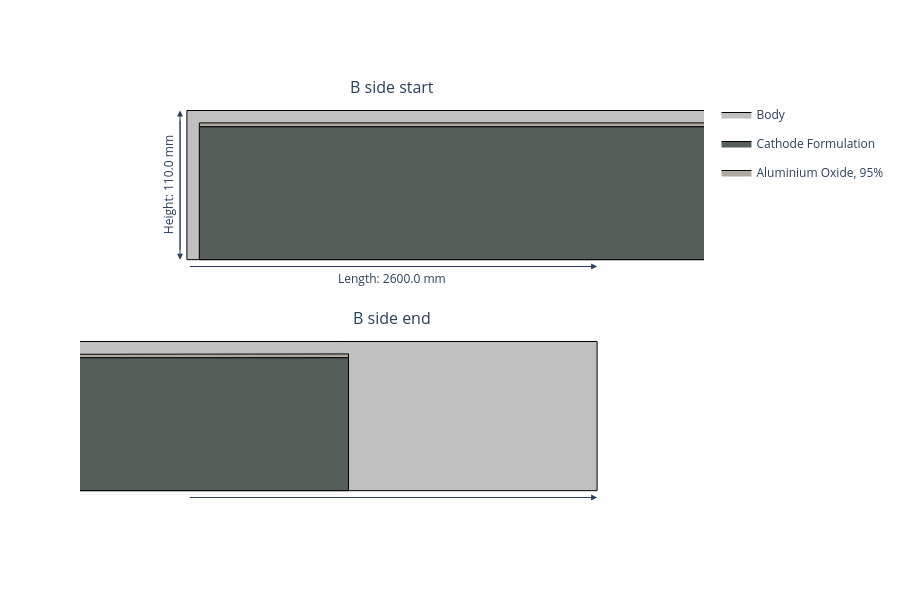

Notebook source saved alongside this figure:
### Code cell
cathode.get_b_side_view(width=900, height=600)

### Figure 1 — Plotly figure (JSON) as saved in the notebook; plotly's stock layout.template omitted (floating-point values rounded to 4 significant figures)
{"data": [{"fill": "toself", "fillcolor": "#C0C0C0", "legendgroup": "Body", "line": {"color": "black", "width": 1}, "mode": "lines", "name": "Body", "type": "scatter", "x": [-1.3, -1.3, -1.3, 1.3, 1.3, 1.3, 1.3, 1.3, 1.3, -1.3], "xaxis": "x", "y": [-0.055, 0.055, 0.065, 0.065, 0.055, 0.065, 0.065, 0.055, -0.055, -0.055], "yaxis": "y"}, {"fill": "toself", "fillcolor": "#C0C0C0", "legendgroup": "Body", "line": {"color": "black", "width": 1}, "mode": "lines", "name": "Body", "showlegend": false, "type": "scatter", "x": [-1.3, -1.3, -1.3, 1.3, 1.3, 1.3, 1.3, 1.3, 1.3, -1.3], "xaxis": "x2", "y": [-0.055, 0.055, 0.065, 0.065, 0.055, 0.065, 0.065, 0.055, -0.055, -0.055], "yaxis": "y2"}, {"fill": "toself", "fillcolor": "#565e5a", "legendgroup": "Coated Area", "line": {"color": "black", "width": 1}, "mode": "lines", "name": "Cathode Formulation", "type": "scatter", "x": [-1.29, -1.29, -1.29, 1.1, 1.1, 1.1, -1.29], "xaxis": "x", "y": [-0.055, 0.052, 0.052, 0.052, 0.052, -0.055, -0.055], "yaxis": "y"}, {"fill": "toself", "fillcolor": "#565e5a", "legendgroup": "Coated Area", "line": {"color": "black", "width": 1}, "mode": "lines", "name": "Cathode Formulation", "showlegend": false, "type": "scatter", "x": [-1.29, -1.29, -1.29, 1.1, 1.1, 1.1, -1.29], "xaxis": "x2", "y": [-0.055, 0.052, 0.052, 0.052, 0.052, -0.055, -0.055], "yaxis": "y2"}, {"fill": "toself", "fillcolor": "#B0A99F", "legendgroup": "Insulation Strip", "line": {"color": "black", "width": 1}, "mode": "lines", "name": "Aluminium Oxide, 95%", "type": "scatter", "x": [-1.29, -1.29, 1.1, 1.1, -1.29], "xaxis": "x", "y": [0.052, 0.055, 0.055, 0.052, 0.052], "yaxis": "y"}, {"fill": "toself", "fillcolor": "#B0A99F", "legendgroup": "Insulation Strip", "line": {"color": "black", "width": 1}, "mode": "lines", "name": "Aluminium Oxide, 95%", "showlegend": false, "type": "scatter", "x": [-1.29, -1.29, 1.1, 1.1, -1.29], "xaxis": "x2", "y": [0.052, 0.055, 0.055, 0.052, 0.052], "yaxis": "y2"}], "layout": {"annotations": [{"font": {"size": 16}, "showarrow": false, "text": "B side start", "x": 0.5, "xanchor": "center", "xref": "paper", "y": 1, "yanchor": "bottom", "yref": "paper"}, {"font": {"size": 16}, "showarrow": false, "text": "B side end", "x": 0.5, "xanchor": "center", "xref": "paper", "y": 0.45, "yanchor": "bottom", "yref": "paper"}, {"arrowhead": 2, "arrowsize": 1.2, "ax": -1.3, "axref": "x", "ay": -0.0605, "ayref": "y", "showarrow": true, "x": -0.97, "xref": "x", "y": -0.0605, "yref": "y"}, {"arrowhead": 2, "arrowsize": 1.2, "ax": -1.3, "axref": "x2", "ay": -0.0605, "ayref": "y2", "showarrow": true, "x": -0.97, "xref": "x2", "y": -0.0605, "yref": "y2"}, {"showarrow": false, "text": "Length: 2600.0 mm", "x": -1.135, "xref": "x", "y": -0.0605, "yref": "y", "yshift": -12}, {"showarrow": false, "text": "Length: 2600.0 mm", "x": -1.135, "xref": "x2", "y": -0.0605, "yref": "y2", "yshift": -12}, {"arrowhead": 2, "arrowsize": 1.2, "ax": 0.97, "axref": "x", "ay": -0.0605, "ayref": "y", "showarrow": true, "x": 1.3, "xref": "x", "y": -0.0605, "yref": "y"}, {"arrowhead": 2, "arrowsize": 1.2, "ax": 0.97, "axref": "x2", "ay": -0.0605, "ayref": "y2", "showarrow": true, "x": 1.3, "xref": "x2", "y": -0.0605, "yref": "y2"}, {"showarrow": false, "text": " ", "x": 1.135, "xref": "x", "y": -0.0605, "yref": "y", "yshift": -12}, {"showarrow": false, "text": " ", "x": 1.135, "xref": "x2", "y": -0.0605, "yref": "y2", "yshift": -12}, {"arrowhead": 2, "arrowsize": 1.2, "ax": -1.306, "axref": "x", "ay": -0.055, "ayref": "y", "showarrow": true, "x": -1.306, "xref": "x", "y": 0.065, "yref": "y"}, {"arrowhead": 2, "arrowsize": 1.2, "ax": -1.306, "axref": "x2", "ay": -0.055, "ayref": "y2", "showarrow": true, "x": -1.306, "xref": "x2", "y": 0.065, "yref": "y2"}, {"arrowhead": 2, "arrowsize": 1.2, "ax": -1.306, "axref": "x", "ay": 0.065, "ayref": "y", "showarrow": true, "x": -1.306, "xref": "x", "y": -0.055, "yref": "y"}, {"arrowhead": 2, "arrowsize": 1.2, "ax": -1.306, "axref": "x2", "ay": 0.065, "ayref": "y2", "showarrow": true, "x": -1.306, "xref": "x2", "y": -0.055, "yref": "y2"}, {"showarrow": false, "text": "Height: 110.0 mm", "textangle": -90, "x": -1.306, "xref": "x", "xshift": -12, "y": 0.005, "yref": "y"}, {"showarrow": false, "text": "Height: 110.0 mm", "textangle": -90, "x": -1.306, "xref": "x2", "xshift": -12, "y": 0.005, "yref": "y2"}], "height": 600, "paper_bgcolor": "white", "plot_bgcolor": "white", "width": 900, "xaxis": {"anchor": "y", "domain": [0, 1], "range": [-1.3, -0.97], "scaleanchor": "y", "showgrid": false, "showticklabels": false, "title": {"text": ""}, "zeroline": false}, "xaxis2": {"anchor": "y2", "domain": [0, 1], "range": [0.97, 1.3], "scaleanchor": "y2", "showgrid": false, "showticklabels": false, "title": {"text": ""}, "zeroline": false}, "yaxis": {"anchor": "x", "domain": [0.55, 1], "showgrid": false, "showticklabels": false, "title": {"text": ""}, "zeroline": false}, "yaxis2": {"anchor": "x2", "domain": [0, 0.45], "showgrid": false, "showticklabels": false, "title": {"text": ""}, "zeroline": false}}}
